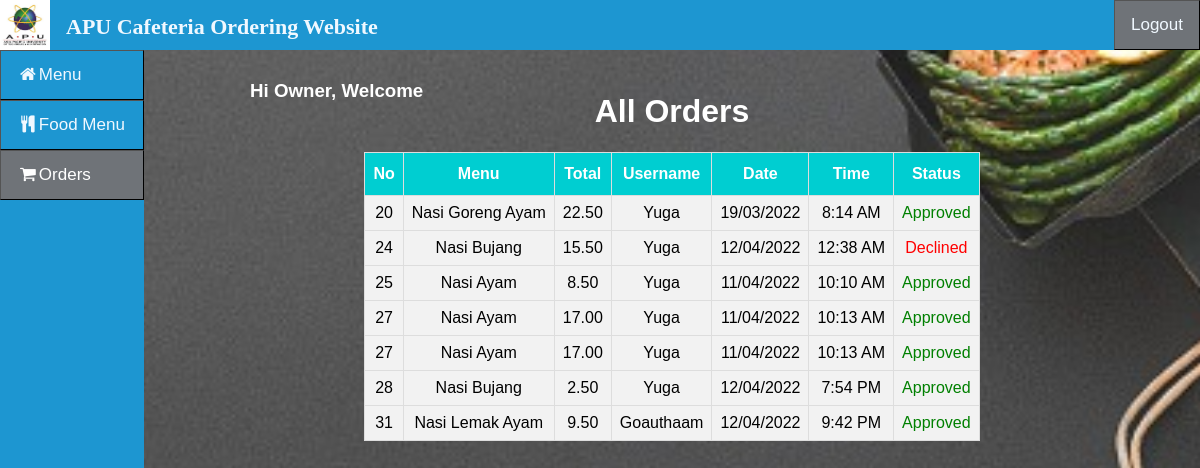
The page /Staff/Orders.php (signed in) on the database its author committed.
### tables this page shows
CREATE TABLE `orders` (
  `id` int(9) NOT NULL,
  `datetime` timestamp NOT NULL DEFAULT current_timestamp(),
  `username` varchar(255) NOT NULL,
  `menuID` varchar(99) NOT NULL,
  `category` varchar(255) NOT NULL,
  `total` float(9,2) NOT NULL,
  `receipt` varchar(255) DEFAULT NULL,
  `status` int(9) NOT NULL
);

CREATE TABLE `menu` (
  `id` int(9) NOT NULL,
  `name` varchar(255) NOT NULL,
  `price` float(8,2) NOT NULL,
  `image` varchar(255) DEFAULT NULL,
  `category` int(9) NOT NULL
);

### Staff/Orders.php (the view, shortened to what this page needs)
<?php
if(isset ($_SESSION["username"]))
{	include "Header.php";
	$category = $_SESSION['ownerCategory'];?>
<!DOCTYPE html>
<html>
<head>
</head>
<body>
	<div class="main">
<?php
		$queryGet = "select * from ordersub WHERE category = '$category'";
		$resultGet = mysqli_query($link,$queryGet);
		echo "<h1 align='center'>All Orders</h1>";
?>
	<table id="table" border="1" align="center">
		<tr>
			<th>No</th>
			<th>Menu</th>
			<th>Total</th>
			<th>Username</th>
			<th>Date</th>
			<th>Time</th>
			<th>Status</th>
		</tr>
<?php	$no=1;
		while($row= mysqli_fetch_array($resultGet, MYSQLI_BOTH))
		{
			$queryGetOrd = "select * from orders WHERE id = '".$row['orderID']."'";
			$resultGetOrd = mysqli_query($link,$queryGetOrd);
		while($rowOrd= mysqli_fetch_array($resultGetOrd, MYSQLI_BOTH))
		{
			$tmp = $rowOrd['datetime'];
            $Dtime = new DateTime($tmp);
			$date = $Dtime->format('d/m/Y');
			$time = $Dtime->format('g:i A');
		?>
		<tr>
			<td><?php echo $rowOrd['id'];?></td>
			<td><?php
				$menuarr = explode("|",$row['menu']);
				foreach ($menuarr as $item){
					$resultGetMenu = mysqli_query($link,"SELECT name FROM menu WHERE id = '".$item."'");
					$rowMenu = mysqli_fetch_array($resultGetMenu, MYSQLI_BOTH);
					echo $rowMenu['name'];
					echo "<br>";
				}?>
			</td>
			<td><?php echo $rowOrd['total'];?></td>
			<td><?php echo $rowOrd['username'];?></td>
			<td><?php echo $date;?></td>
			<td><?php echo $time;?></td>
			<td><?php
			if($rowOrd['status']=="2")	echo "<p style='color: green;'>Approved</p>";
			if($rowOrd['status']=="3")	echo "<p style='color: red;'>Declined</p>";
			?></td>
		</tr>
		<?php	$no++;	}}?>
	</table>
<?php
}
else	{
	echo "No session exists or session has expired. Please log in again ";
	echo "Page will be redirect in 5 seconds";
	header('Refresh: 5; ../Auth/Login.php');
}
?>
</div>
</body>
</html>

### css/topNav.css (style rules this page uses)
* { box-sizing: border-box; }
body { margin: 0; font-family: Arial, Helvetica, sans-serif !important; background-image: url("bc.jpg"); background-position: center; background-size: cover; background-attachment: fixed; position:absolute; top:10%; max-width: -webkit-fill-available; right: 0px; left: 0px; }
h1, h2 { text-align:center; color:white; }
#table { font-family: "Trebuchet MS", Arial, Helvetica, sans-serif; border-collapse: collapse; margin-bottom : 50px; }
#table td, #table th { border: 1px solid #ddd; padding: 8px; text-align: center; max-width: auto; }
#table tr { background-color: #f2f2f2; }
#table th { padding-top: 12px; padding-bottom: 12px; text-align: center; background-color: #00CED1; color: white; max-width: auto; background-position: center; }

### Staff/Header.php (style rules this page uses)
body { font-family: "Lato", sans-serif; }
.main { margin-left: 12%; padding: 0px 10px; margin-top:-30px; }

### rows shown on the page
orders: id "20", total "22.50", username "Yuga", datetime "19/03/2022", datetime "8:14 AM", status "Approved"
menu: name "Nasi Goreng Ayam"
orders: id "24", total "15.50", username "Yuga", datetime "12/04/2022", datetime "12:38 AM", status "Declined"
menu: name "Nasi Bujang"
orders: id "25", total "8.50", username "Yuga", datetime "11/04/2022", datetime "10:10 AM", status "Approved"
menu: name "Nasi Ayam"
orders: id "27", total "17.00", username "Yuga", datetime "11/04/2022", datetime "10:13 AM", status "Approved"
orders: id "28", total "2.50", username "Yuga", datetime "12/04/2022", datetime "7:54 PM", status "Approved"
orders: id "31", total "9.50", username "Goauthaam", datetime "12/04/2022", datetime "9:42 PM", status "Approved"
menu: name "Nasi Lemak Ayam"

### other values the page prints
$_SESSION["username"] "Owner"
